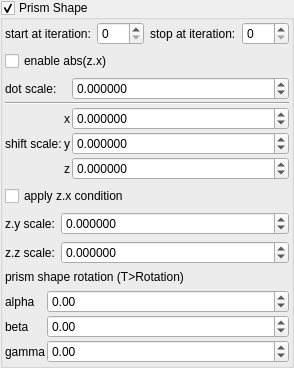
    <widget class="MyGroupBox" name="groupCheck_transf_function_enabledx">
     <property name="title">
      <string>Prism Shape&amp;</string>
     </property>
     <property name="checkable">
      <bool>true</bool>
     </property>
     <layout class="QVBoxLayout" name="verticalLayout_3">
      <property name="leftMargin">
       <number>2</number>
      </property>
      <property name="topMargin">
       <number>2</number>
      </property>
      <property name="rightMargin">
       <number>2</number>
      </property>
      <property name="bottomMargin">
       <number>2</number>
      </property>
      <item>
       <layout class="QHBoxLayout" name="horizontalLayout_27" stretch="0,1,0,1">
        <item>
         <widget class="QLabel" name="label_113">
          <property name="text">
           <string>start at iteration:</string>
          </property>
         </widget>
        </item>
        <item>
         <widget class="MySpinBox" name="spinboxInt_transf_start_iterations">
          <property name="sizePolicy">
           <sizepolicy hsizetype="Minimum" vsizetype="Maximum">
            <horstretch>0</horstretch>
            <verstretch>0</verstretch>
           </sizepolicy>
          </property>
          <property name="minimum">
           <number>0</number>
          </property>
          <property name="maximum">
           <number>999</number>
          </property>
          <property name="value">
           <number>0</number>
          </property>
         </widget>
        </item>
        <item>
         <widget class="QLabel" name="label_80">
          <property name="text">
           <string>stop at iteration:</string>
          </property>
         </widget>
        </item>
        <item>
         <widget class="MySpinBox" name="spinboxInt_transf_stop_iterations_1">
          <property name="sizePolicy">
           <sizepolicy hsizetype="Preferred" vsizetype="Maximum">
            <horstretch>0</horstretch>
            <verstretch>0</verstretch>
           </sizepolicy>
          </property>
          <property name="maximum">
           <number>999</number>
          </property>
         </widget>
        </item>
       </layout>
      </item>
      <item>
       <widget class="MyCheckBox" name="checkBox_transf_function_enabledF_false">
        <property name="text">
         <string>enable abs(z.x)</string>
        </property>
       </widget>
      </item>
      <item>
       <layout class="QGridLayout" name="gridLayout_34" columnstretch="0,0,1">
        <property name="spacing">
         <number>2</number>
        </property>
        <item row="2" column="1">
         <widget class="QLabel" name="label_129">
          <property name="sizePolicy">
           <sizepolicy hsizetype="Preferred" vsizetype="Preferred">
            <horstretch>0</horstretch>
            <verstretch>0</verstretch>
           </sizepolicy>
          </property>
          <property name="text">
           <string notr="true">x</string>
          </property>
          <property name="alignment">
           <set>Qt::AlignRight|Qt::AlignTrailing|Qt::AlignVCenter</set>
          </property>
         </widget>
        </item>
        <item row="4" column="1">
         <widget class="QLabel" name="label_131">
          <property name="sizePolicy">
           <sizepolicy hsizetype="Preferred" vsizetype="Preferred">
            <horstretch>0</horstretch>
            <verstretch>0</verstretch>
           </sizepolicy>
          </property>
          <property name="text">
           <string notr="true">z</string>
          </property>
          <property name="alignment">
           <set>Qt::AlignRight|Qt::AlignTrailing|Qt::AlignVCenter</set>
          </property>
         </widget>
        </item>
        <item row="2" column="2">
         <widget class="MyDoubleSpinBox" name="spinbox3_transf_constant_multiplier_000_x">
          <property name="sizePolicy">
           <sizepolicy hsizetype="Minimum" vsizetype="Maximum">
            <horstretch>0</horstretch>
            <verstretch>0</verstretch>
           </sizepolicy>
          </property>
          <property name="prefix">
           <string/>
          </property>
          <property name="suffix">
           <string/>
          </property>
          <property name="decimals">
           <number>6</number>
          </property>
          <property name="minimum">
           <double>-99.000000000000000</double>
          </property>
          <property name="maximum">
           <double>99.000000000000000</double>
          </property>
          <property name="singleStep">
           <double>0.100000000000000</double>
          </property>
         </widget>
        </item>
        <item row="3" column="2">
         <widget class="MyDoubleSpinBox" name="spinbox3_transf_constant_multiplier_000_y">
          <property name="sizePolicy">
           <sizepolicy hsizetype="Minimum" vsizetype="Maximum">
            <horstretch>0</horstretch>
            <verstretch>0</verstretch>
           </sizepolicy>
          </property>
          <property name="prefix">
           <string/>
          </property>
          <property name="suffix">
           <string/>
          </property>
          <property name="decimals">
           <number>6</number>
          </property>
          <property name="minimum">
           <double>-99.000000000000000</double>
          </property>
          <property name="maximum">
           <double>99.000000000000000</double>
          </property>
          <property name="singleStep">
           <double>0.100000000000000</double>
          </property>
         </widget>
        </item>
        <item row="3" column="0">
         <widget class="QLabel" name="label_174">
          <property name="text">
           <string>shift scale:</string>
          </property>
         </widget>
        </item>
        <item row="0" column="0">
         <widget class="QLabel" name="label_177">
          <property name="text">
           <string>dot scale:</string>
          </property>
         </widget>
        </item>
        <item row="1" column="0" colspan="3">
         <widget class="Line" name="line_3">
          <property name="orientation">
           <enum>Qt::Horizontal</enum>
          </property>
         </widget>
        </item>
        <item row="0" column="2">
         <widget class="MyDoubleSpinBox" name="spinbox_transf_scale">
          <property name="sizePolicy">
           <sizepolicy hsizetype="Minimum" vsizetype="Maximum">
            <horstretch>0</horstretch>
            <verstretch>0</verstretch>
           </sizepolicy>
          </property>
          <property name="font">
           <font>
            <weight>50</weight>
            <bold>false</bold>
           </font>
          </property>
          <property name="prefix">
           <string/>
          </property>
          <property name="suffix">
           <string/>
          </property>
          <property name="decimals">
           <number>6</number>
          </property>
          <property name="minimum">
           <double>-99.989999999999995</double>
          </property>
          <property name="maximum">
           <double>99.989999999999995</double>
          </property>
          <property name="singleStep">
           <double>0.100000000000000</double>
          </property>
         </widget>
        </item>
        <item row="3" column="1">
         <widget class="QLabel" name="label_130">
          <property name="sizePolicy">
           <sizepolicy hsizetype="Preferred" vsizetype="Preferred">
            <horstretch>0</horstretch>
            <verstretch>0</verstretch>
           </sizepolicy>
          </property>
          <property name="text">
           <string notr="true">y</string>
          </property>
          <property name="alignment">
           <set>Qt::AlignRight|Qt::AlignTrailing|Qt::AlignVCenter</set>
          </property>
         </widget>
        </item>
        <item row="4" column="2">
         <widget class="MyDoubleSpinBox" name="spinbox3_transf_constant_multiplier_000_z">
          <property name="sizePolicy">
           <sizepolicy hsizetype="Minimum" vsizetype="Maximum">
            <horstretch>0</horstretch>
            <verstretch>0</verstretch>
           </sizepolicy>
          </property>
          <property name="prefix">
           <string/>
          </property>
          <property name="suffix">
           <string/>
          </property>
          <property name="decimals">
           <number>6</number>
          </property>
          <property name="minimum">
           <double>-99.000000000000000</double>
          </property>
          <property name="maximum">
           <double>99.000000000000000</double>
          </property>
          <property name="singleStep">
           <double>0.100000000000000</double>
          </property>
         </widget>
        </item>
       </layout>
      </item>
      <item>
       <widget class="MyCheckBox" name="checkBox_transf_function_enabledy_false">
        <property name="text">
         <string>apply z.x condition</string>
        </property>
       </widget>
      </item>
      <item>
       <layout class="QGridLayout" name="gridLayout" columnstretch="0,1">
        <item row="1" column="0">
         <widget class="QLabel" name="label_111">
          <property name="text">
           <string>z.z scale:</string>
          </property>
         </widget>
        </item>
        <item row="0" column="0">
         <widget class="QLabel" name="label_106">
          <property name="text">
           <string>z.y scale:</string>
          </property>
         </widget>
        </item>
        <item row="1" column="1">
         <widget class="MyDoubleSpinBox" name="spinbox_transf_scaleB_1">
          <property name="sizePolicy">
           <sizepolicy hsizetype="Minimum" vsizetype="Maximum">
            <horstretch>0</horstretch>
            <verstretch>0</verstretch>
           </sizepolicy>
          </property>
          <property name="prefix">
           <string/>
          </property>
          <property name="suffix">
           <string/>
          </property>
          <property name="decimals">
           <number>6</number>
          </property>
          <property name="minimum">
           <double>-99.000000000000000</double>
          </property>
          <property name="maximum">
           <double>99.000000000000000</double>
          </property>
          <property name="singleStep">
           <double>0.100000000000000</double>
          </property>
         </widget>
        </item>
        <item row="0" column="1">
         <widget class="MyDoubleSpinBox" name="spinbox_transf_scaleA_1">
          <property name="sizePolicy">
           <sizepolicy hsizetype="Minimum" vsizetype="Maximum">
            <horstretch>0</horstretch>
            <verstretch>0</verstretch>
           </sizepolicy>
          </property>
          <property name="prefix">
           <string/>
          </property>
          <property name="suffix">
           <string/>
          </property>
          <property name="decimals">
           <number>6</number>
          </property>
          <property name="minimum">
           <double>-99.000000000000000</double>
          </property>
          <property name="maximum">
           <double>99.000000000000000</double>
          </property>
          <property name="singleStep">
           <double>0.100000000000000</double>
          </property>
         </widget>
        </item>
       </layout>
      </item>
      <item>
       <widget class="QLabel" name="label_112">
        <property name="font">
         <font>
          <weight>50</weight>
          <bold>false</bold>
         </font>
        </property>
        <property name="text">
         <string>prism shape rotation (T&gt;Rotation)</string>
        </property>
       </widget>
      </item>
      <item>
       <layout class="QGridLayout" name="gridLayout_10" columnstretch="0,1">
        <property name="spacing">
         <number>2</number>
        </property>
        <item row="3" column="0">
         <widget class="QLabel" name="label_34">
          <property name="text">
           <string notr="true">beta</string>
          </property>
         </widget>
        </item>
        <item row="4" column="1">
         <widget class="MyDoubleSpinBox" name="spinboxd3_transf_rotation_z">
          <property name="sizePolicy">
           <sizepolicy hsizetype="Minimum" vsizetype="Maximum">
            <horstretch>0</horstretch>
            <verstretch>0</verstretch>
           </sizepolicy>
          </property>
          <property name="prefix">
           <string/>
          </property>
          <property name="suffix">
           <string/>
          </property>
          <property name="decimals">
           <number>2</number>
          </property>
          <property name="minimum">
           <double>-36000.000000000000000</double>
          </property>
          <property name="maximum">
           <double>36000.000000000000000</double>
          </property>
          <property name="singleStep">
           <double>1.000000000000000</double>
          </property>
         </widget>
        </item>
        <item row="2" column="0">
         <widget class="QLabel" name="label_35">
          <property name="text">
           <string notr="true">alpha</string>
          </property>
         </widget>
        </item>
        <item row="2" column="1">
         <widget class="MyDoubleSpinBox" name="spinboxd3_transf_rotation_x">
          <property name="sizePolicy">
           <sizepolicy hsizetype="Minimum" vsizetype="Maximum">
            <horstretch>0</horstretch>
            <verstretch>0</verstretch>
           </sizepolicy>
          </property>
          <property name="prefix">
           <string/>
          </property>
          <property name="suffix">
           <string/>
          </property>
          <property name="decimals">
           <number>2</number>
          </property>
          <property name="minimum">
           <double>-36000.000000000000000</double>
          </property>
          <property name="maximum">
           <double>36000.000000000000000</double>
          </property>
          <property name="singleStep">
           <double>1.000000000000000</double>
          </property>
         </widget>
        </item>
        <item row="3" column="1">
         <widget class="MyDoubleSpinBox" name="spinboxd3_transf_rotation_y">
          <property name="sizePolicy">
           <sizepolicy hsizetype="Minimum" vsizetype="Maximum">
            <horstretch>0</horstretch>
            <verstretch>0</verstretch>
           </sizepolicy>
          </property>
          <property name="prefix">
           <string/>
          </property>
          <property name="suffix">
           <string/>
          </property>
          <property name="decimals">
           <number>2</number>
          </property>
          <property name="minimum">
           <double>-36000.000000000000000</double>
          </property>
          <property name="maximum">
           <double>36000.000000000000000</double>
          </property>
          <property name="singleStep">
           <double>1.000000000000000</double>
          </property>
         </widget>
        </item>
        <item row="4" column="0">
         <widget class="QLabel" name="label_36">
          <property name="text">
           <string notr="true">gamma</string>
          </property>
         </widget>
        </item>
       </layout>
      </item>
     </layout>
    </widget>
